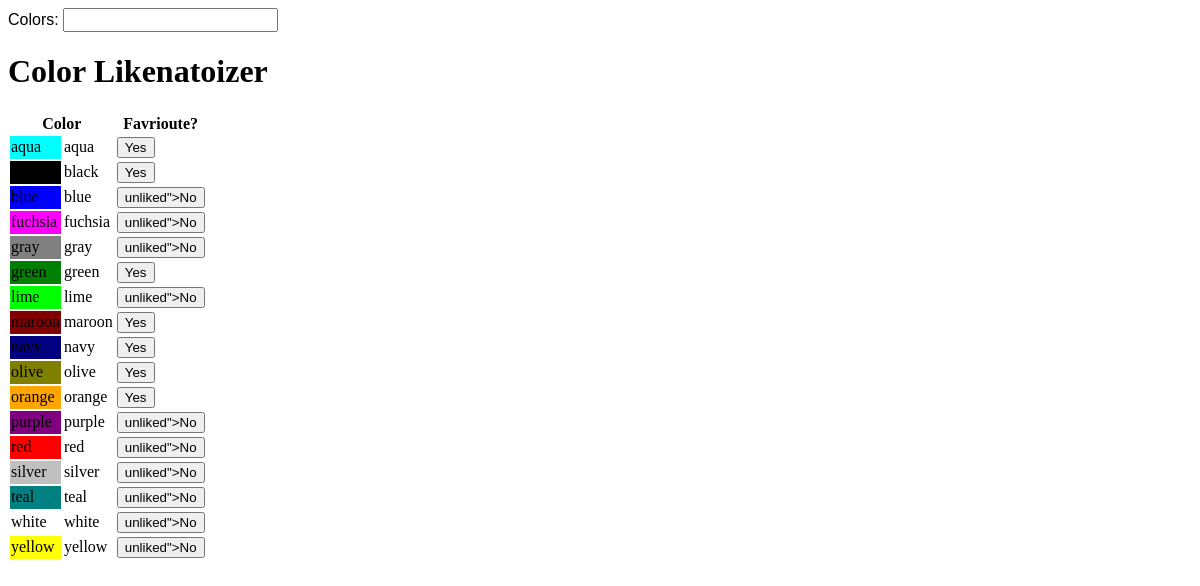
The app's page /color_liker/, older data.
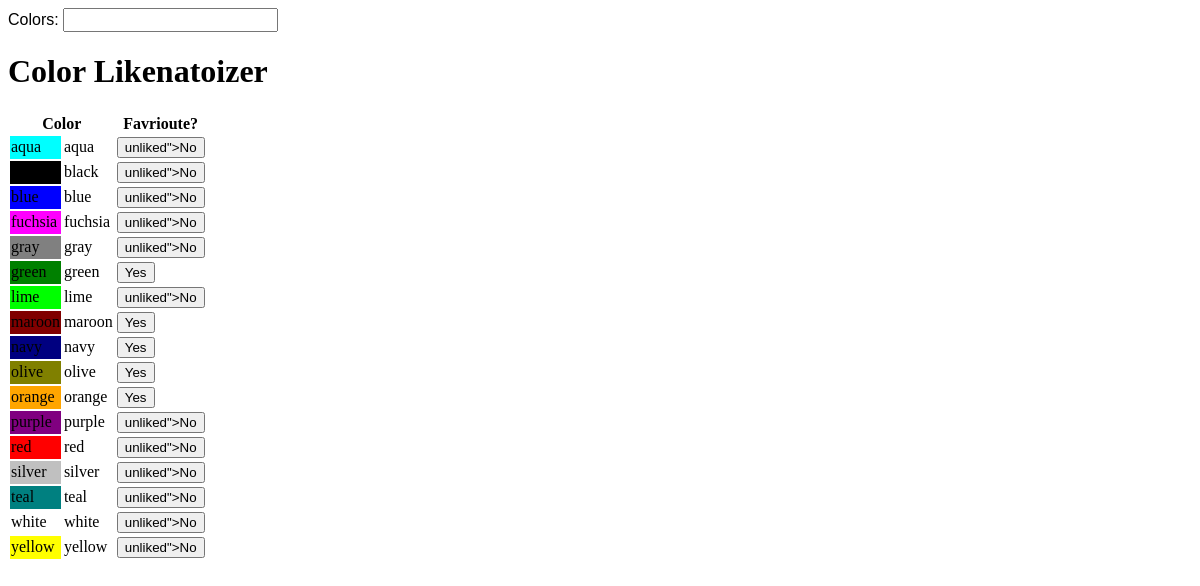
The same page, newer data.
### color_liker/models.py (models this page shows, shortened)
class Color(models.Model):
	name = models.CharField(max_length =20)
	is_favorited = models.BooleanField(default=False)
	class Meta:
		ordering =['name']

### color_liker/views.py (the view)
# urls.py: path("", views.ColorList.as_view(),name= "color_list"),
class ColorList(ListView):
	model = Color
	context_object_name = "colors"
	def dispatch(self, request, *args, **kwargs):
		self.request = request # So get_context_data can access it.
		return super(ColorList,self).dispatch(request,*args,**kwargs)
	def get_queryset(self):
		return super(ColorList,self).get_queryset()
	def get_context_data(self, **kwargs):
		context = super(ColorList,self).get_context_data(**kwargs)
		context["MIN_SEARCH_CHARS"] = MIN_SEARCH_CHARS
		return context

### color_liker/templates/color_liker/color_list.html (shortened to what this page needs)
<!DOCTYPE html>
<html>
<head lang="en">
	{% load static %}
	 <link rel="stylesheet" href="http://code.jquery.com/ui/1.8.18/themes/base/jquery-ui.css" type="text/css" media="all" />
</head>
<body>
	<div class="search_section">
			<div class="ui-widget">
			  <label for="color_search_text">Colors: </label>
			  <input id="color_search_text">
			</div>
	</div>
	<div class="content_section">
		<h1>Color Likenatoizer</h1>
		{% if colors.count == 0 %}
			<p><i>There are no colors in the database</i></p>
		{% else %}
			<table>
				<tr>
					<th colspan="2">Color</th>
					<th>Favrioute?</th>
				</tr>
				{% for color in colors %}
					<tr>
						<td style="background-color: {{ color.name }};" class="td__color_color">{{ color.name }}</td>
						<td class="td__color_name">{{ color.name }}</td>
						<td id="toggle__color_like_cell_{{color.id }}" class="td__toggle_color_like_button" data-color_id="{{ color.id }}">
							{% include "color_liker/color_like_link_html_snippet.txt" %}
						</td>
					</tr>
				{% endfor %}
			</table>
		{% endif %}
	</div>
<!-- 	{% load static %}
 <script src="{% static 'js/color_ajax_like.js' %}" defer></script> -->
<!-- {% load static %}
<script type='text/javascript' src="{% static 'js/color_ajax_search.js' %}" defer></script>
{% load static %}
   <script type='text/javascript' src="{% static 'js/color_ajax_like.js' %}" defer></script> -->
   {% load static %}
</body>
</html>

### color_liker/templates/color_liker/color_like_link_html_snippet.txt
<button class "button_{% if not color.is_favorited %}">un{% endif %}liked">{% if color.is_favorited %}Yes{% else %}No{% endif %}</button>

Row changes from the older to the newer data that the page shows:
changed Color "aqua": is_favorited "Yes" → "un liked\"> No"
changed Color "black": is_favorited "Yes" → "un liked\"> No"
